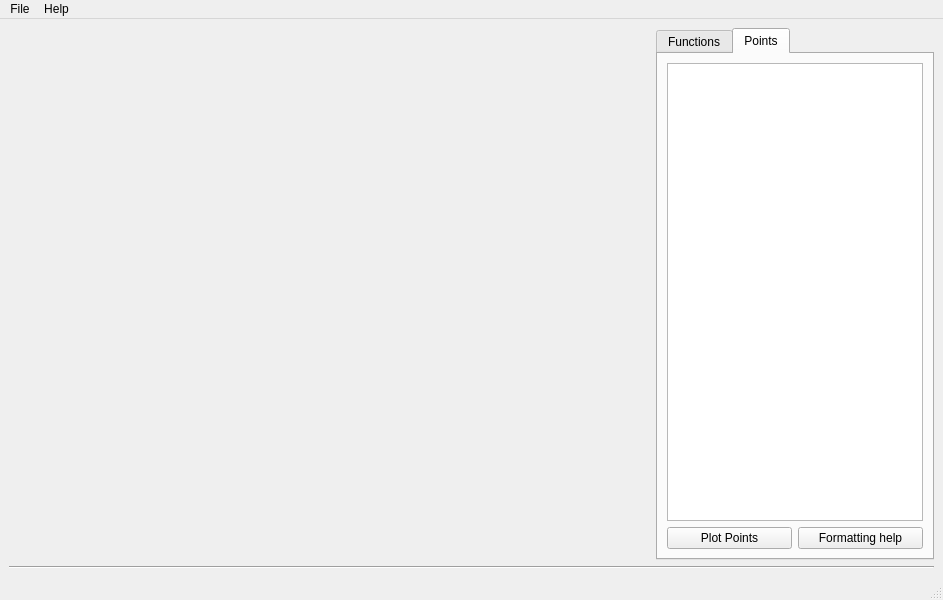
<?xml version="1.0" encoding="UTF-8"?>
<ui version="4.0">
 <class>MainWindow</class>
 <widget class="QMainWindow" name="MainWindow">
  <property name="geometry">
   <rect>
    <x>0</x>
    <y>0</y>
    <width>943</width>
    <height>600</height>
   </rect>
  </property>
  <property name="sizePolicy">
   <sizepolicy hsizetype="Expanding" vsizetype="Preferred">
    <horstretch>0</horstretch>
    <verstretch>0</verstretch>
   </sizepolicy>
  </property>
  <property name="windowTitle">
   <string>Ultimate Plotter</string>
  </property>
  <widget class="QWidget" name="centralwidget">
   <layout class="QGridLayout" name="gridLayout">
       <item row="2" column="1" colspan="2">
     <widget class="Line" name="line">
      <property name="orientation">
       <enum>Qt::Horizontal</enum>
      </property>
     </widget>
    </item>
       <item row="1" column="1">
           <widget class="QCustomPlot" name="customPlot" native="true">
               <property name="sizePolicy">
                   <sizepolicy hsizetype="Expanding" vsizetype="Preferred">
                       <horstretch>0</horstretch>
                       <verstretch>0</verstretch>
                   </sizepolicy>
               </property>
           </widget>
       </item>
       <item row="1" column="2">
     <widget class="QTabWidget" name="tabWidget">
      <property name="sizePolicy">
       <sizepolicy hsizetype="Minimum" vsizetype="Expanding">
        <horstretch>0</horstretch>
        <verstretch>0</verstretch>
       </sizepolicy>
      </property>
      <property name="currentIndex">
          <number>1</number>
      </property>
      <widget class="QWidget" name="Function_tab">
       <attribute name="title">
        <string>Functions</string>
       </attribute>
       <layout class="QGridLayout" name="gridLayout_2">
        <item row="3" column="0">
         <widget class="QLineEdit" name="QLineEdit_addFunction">
          <property name="sizePolicy">
           <sizepolicy hsizetype="Expanding" vsizetype="Fixed">
            <horstretch>0</horstretch>
            <verstretch>0</verstretch>
           </sizepolicy>
          </property>
          <property name="inputMask">
           <string/>
          </property>
          <property name="placeholderText">
           <string>Add function here</string>
          </property>
         </widget>
        </item>
        <item row="4" column="0">
         <widget class="QLineEdit" name="QLineEdit_functionParam">
          <property name="placeholderText">
           <string>min;max;length</string>
          </property>
         </widget>
        </item>
        <item row="6" column="0">
         <widget class="QProgressBar" name="progressBar">
          <property name="sizePolicy">
           <sizepolicy hsizetype="Minimum" vsizetype="Fixed">
            <horstretch>0</horstretch>
            <verstretch>0</verstretch>
           </sizepolicy>
          </property>
          <property name="value">
           <number>0</number>
          </property>
         </widget>
        </item>
        <item row="1" column="0">
         <widget class="QListWidget" name="QListWidget_functionList"/>
        </item>
        <item row="2" column="0">
         <widget class="QPushButton" name="QPushButton_deleteFunction">
          <property name="text">
           <string>Delete function</string>
          </property>
         </widget>
        </item>
       </layout>
      </widget>
      <widget class="QWidget" name="Points_tab">
       <attribute name="title">
        <string>Points</string>
       </attribute>
       <layout class="QGridLayout" name="gridLayout_4">
        <item row="0" column="0">
         <widget class="QTextEdit" name="QTextEdit_pointsList">
          <property name="sizePolicy">
           <sizepolicy hsizetype="Minimum" vsizetype="Expanding">
            <horstretch>0</horstretch>
            <verstretch>0</verstretch>
           </sizepolicy>
          </property>
         </widget>
        </item>
        <item row="3" column="0" rowspan="2">
         <layout class="QGridLayout" name="gridLayout_6">
          <item row="0" column="0">
           <widget class="QPushButton" name="QPushButton_PlotPoints">
            <property name="text">
             <string>Plot Points</string>
            </property>
           </widget>
          </item>
          <item row="0" column="1">
           <widget class="QPushButton" name="QPushButton_FormattingHelp">
            <property name="text">
             <string>Formatting help</string>
            </property>
           </widget>
          </item>
         </layout>
        </item>
       </layout>
      </widget>
     </widget>
    </item>
   </layout>
  </widget>
     <widget class="QMenuBar" name="menuBar">
   <property name="geometry">
    <rect>
     <x>0</x>
     <y>0</y>
     <width>943</width>
     <height>21</height>
    </rect>
   </property>
   <widget class="QMenu" name="menuFile">
    <property name="title">
     <string>File</string>
    </property>
       <addaction name="actionSave_as"/>
       <addaction name="separator"/>
    <addaction name="actionQuit"/>
   </widget>
   <widget class="QMenu" name="menuHelp">
    <property name="title">
     <string>Help</string>
    </property>
    <addaction name="actionAbout"/>
    <addaction name="separator"/>
    <addaction name="actionAbout_2"/>
   </widget>
   <addaction name="menuFile"/>
   <addaction name="menuHelp"/>
  </widget>
     <widget class="QStatusBar" name="statusBar"/>
  <action name="actionQuit">
   <property name="text">
    <string>Quit</string>
   </property>
  </action>
  <action name="actionCopy">
   <property name="text">
    <string>Copy</string>
   </property>
  </action>
  <action name="actionAbout">
   <property name="text">
    <string>Show Help</string>
   </property>
  </action>
  <action name="actionAbout_2">
   <property name="text">
    <string>About</string>
   </property>
  </action>
     <action name="actionSave_as">
         <property name="text">
             <string>Save as...</string>
         </property>
     </action>
 </widget>
 <customwidgets>
  <customwidget>
   <class>QCustomPlot</class>
   <extends>QWidget</extends>
   <header>../../dependencies/qcustomplot/include/qcustomplot.h</header>
   <container>1</container>
  </customwidget>
 </customwidgets>
 <resources/>
 <connections/>
</ui>
